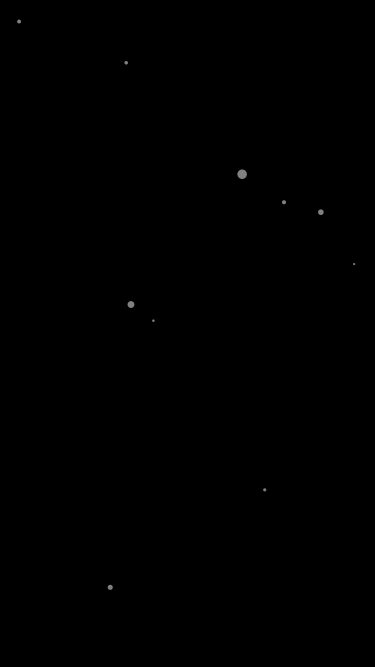
Frame 1 (no input)
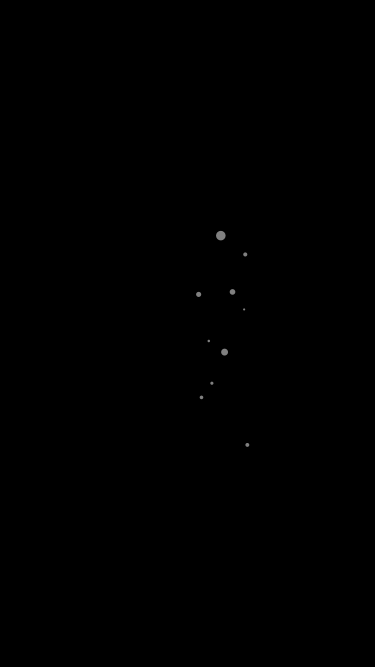
Frame 60 (the mouse pressed at the canvas centre just before this capture)
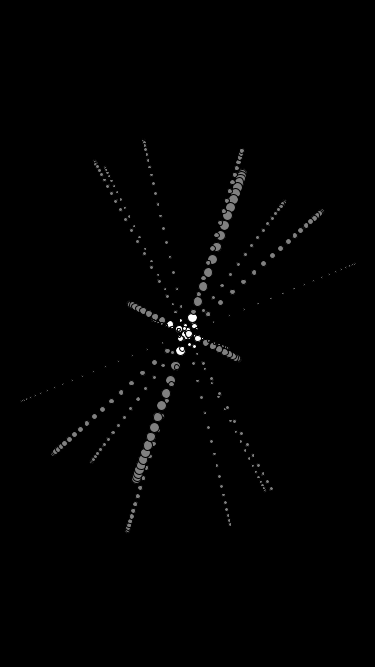
Frame 120 (the mouse held since frame 60 and released just before this capture)

The Processing sketch that drew these frames (run headless with seeded random() and noise(); from frame 60 on, the mouse is pressed at the canvas centre):

// Processing sketch: attraction_color
// ── attraction_color.pde
ArrayList<Circle> circles;
PVector cursor;
int totalCircles = 10;

void setup() {
  size(375, 667);
  //fullScreen();
  background(#202020);
  mouseX = width/2;
  mouseY = height/2;
  circles = new ArrayList<Circle>();
  for(int i= 0; i<totalCircles; i++){
    circles.add(new Circle(new PVector(random(width),random(height))));
  }
}
 
void draw() {
  stroke(0);
  if(!mousePressed){
    background(0);
    noStroke();
  }
  noFill();
  cursor = new PVector(mouseX, mouseY);
  for (int i = 0; i< circles.size(); i++) {
    Circle c = circles.get(i);
    c.draw();
  }
}

// ── particle.pde
class Circle {
  PVector velocity;
  PVector acceleration;
  PVector position;
  float radius;
  int limit = 20;
  color fillColor;
  float dx, dy;
  float distance;
  
  Circle(PVector v) {
    position = v.copy();
    // Asignamos valor random al radio.
    // Añadimos + 1 al final para obtener como resultado mínimo una 1 de radio.
    radius = random(8) + 2;
    // Iniciamos un valor inicial de velocidad en x y y
    velocity = new PVector(0,0);
    fillColor = color(random(255));
  }
 
  void draw() {
    update();
    fill(fillColor);
    ellipse(position.x, position.y, radius, radius);
  }
  
  void update() {  
    PVector mouse = new PVector(mouseX,mouseY);
    PVector acceleration = PVector.sub(mouse, position);
    // Asignamos la magnitud a la aceleración.
    // La magnitud es la cantidad total de la aceleración, mientras que la dirección es la orientanción con la que se está moviendo el objeto. Si este está desacelerando, la aceleración será negativa.
    acceleration.setMag(1);
    // Actualizamos la velocidad añadiendo la aceleración
    velocity.add(acceleration);
    velocity.limit(limit);
    // Actualizamos la posición añadiendo velocidad
    position.add(velocity);
    //checkEdges();
    getDistance();
    updateColor();
  }
  
  void checkEdges(){
    if(position.x > width){
      position.x = width;
      velocity.x *= -1;
    }
    if(position.x < 0){
      position.x = 0;
      velocity.x *= -1;
    }
    if(position.y > height){
      position.y = height;
      velocity.y *= -1;
    }
    if(position.y < 0){
      position.y = 0;
      velocity.y *= -1;
    }
  }
  
  void getDistance(){
    distance = dist( position.x, position.y, mouseX, mouseY);
  }
  
  void updateColor(){
    
    /* if((position.x > mouseX - limit && position.x < mouseX + limit) && position.y > mouseY - limit && position.y < mouseY + limit ){
      fillColor = color(255,0,0);
    } else {
      fillColor = color(255,128,0);
    }*/
    
    if(distance < limit){
      fillColor = color(255,255,255);
    } else {
      fillColor = color(128);
    }
    
  }
}
